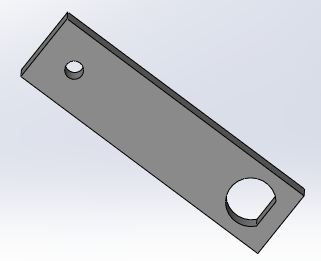
#> input picture pic/1.JPG, 321 x 261 px, found by its file name
$ python '4.13霍夫变换.py'
#> lines starting #> are read from the running program, lines starting #| are printed output that depends on the picture; after the words box and inside, x2 and y2 are one past the last pixel; in counts of white or black regions, pixels touching at a corner belong together
import cv2 as cv
import numpy as np
import math
from matplotlib import pyplot as plt

# 包含如下内容：
# 霍夫线变换-包括标准变换和累积概率变换,这里python分了两个函数(cv.HoughLines和HoughLinesP)，c++只有一个cvHonghLines2
# 霍夫圆变换-cv.HoughCircles()使用边缘的梯度信息的**Hough梯度方法**

# 【霍夫线变换-标准】--在对图像进行边缘提取（梯度如sobel/laplacian/canny等）后，然后对所有的边缘像素点进行(ρ, θ)的矩阵累加计算,参考https://blog.csdn.net/qq_39861376/article/details/82119472
# 1、一条直线y=kx+b 可以表示成ρ=xcosθ+ysinθ，这里ρ为原点到直线的垂直距离，θ为该垂线与x轴的角度，范围0-180，逆时针
# 2、对边缘图像中的每个边缘像素点，计算[[ρ,θ]]的二维累加矩阵，如果精度为1°，那么计算θ在0-180之间的所有ρ值，并在矩阵中计数累加（即投票）
# 3、每个像素点都计算一遍二维矩阵，得到最终的累加结果，然后通过一个投票数阈值来确定多个[ρ,θ]直线
# HoughLines(image, rho, theta, threshold[, lines[, srn[, stn]]]) -> lines
# 第一个参数，输入图像应该是二进制图像
# 第二个参数，ρ精度，如1
# 第三个参数，θ精度，单位°，如1°
# 第四个参数，投票的阈值，这个决定了构成一条线的最少像素个数
# 返回找到的线[[ρ,θ]]矩阵
img_src = cv.imread('./pic/1.jpg', 0)
#> img_src: shape (261, 321); min 0, max 255, mean 203.7
img = cv.GaussianBlur(img_src, (5,5), 0)
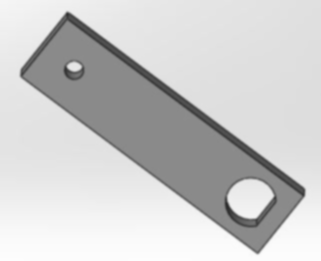
#> img: shape (261, 321); min 44, max 253, mean 203.7
img = cv.Canny(img, 200, 255)
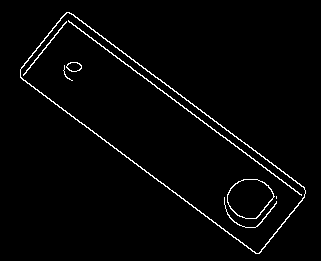
#> img: shape (261, 321); 2.3% white in thin lines or dots, all inside (x1, y1, x2, y2) = (20, 12, 306, 254)
lines = cv.HoughLines(img, 1, np.pi/180, 200)
#> lines = [[-25, 2.22], [49, 2.22], [-33, 2.22]]
for line in lines:
    rho,theta = line[0]
    a = np.cos(theta)
    b = np.sin(theta)
    x0 = a*rho
    y0 = b*rho
    x1 = int(x0 + 1000*(b)) #这里1000指从(x0,y0)点在线上延伸1000的距离，然后求x1,y1坐标
    y1 = int(y0 - 1000*(a))
    x2 = int(x0 - 1000*(b))
    y2 = int(y0 + 1000*(a))
    cv.line(img_src,(x1,y1),(x2,y2),(0,0,255),2)
#> this loop made 3 passes
#> (line, rho, x0, y0, x1, y1, x2, y2) on passes 1 to 3: ([[-25, 2.22]], -25, 15.05, -19.97, 813, 581, -783, -621), ([[49, 2.22]], 49, -29.49, 39.13, 769, 640, -828, -562), ([[-33, 2.22]], -33, 19.86, -26.35, 818, 575, -778, -628)
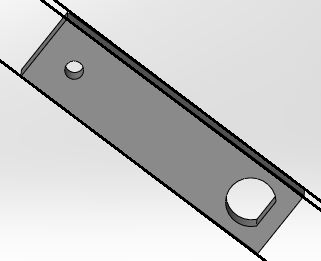
#> img_src: shape (261, 321); min 0, max 255, mean 198.7
cv.imshow('img_src1', img_src)
# 【霍夫线变换-概率】概率霍夫变换是我们看到的霍夫变换的优化。它没有考虑所有要点。取而代之的是，它仅采用随机的点子集，足以进行线检测。只是我们必须降低阈值
# 在HoughLines基础上，添加了两个参数：
# minLineLength：线段以像素为单位的最小长度，根据应用场景设置
# maxLineGap：同一方向上两条线段判定为一条线段的最大允许间隔（断裂），超过了设定值，则把两条线段当成一条线段，值越大，允许线段上的断裂越大，越有可能检出潜在的直线段
# 返回值：lines：c++里是一个vector<Vec4i>,Vec4i是一个包含4个int数据类型的结构体，[x1,y1,x2,y2],可以表示一个线段
lines = cv.HoughLinesP(img, 1, np.pi/180, 100, 50, 50)
#> lines = [[159, 88, 301, 195], [157, 77, 304, 188], [20, 77, 161, 183], [84, 23, 143, 68], [179, 195, 256, 253]]
for line in lines:
    x1,y1,x2,y2 = line[0]
    cv.line(img_src,(x1,y1),(x2,y2),(0,255,0),2)
#> this loop made 5 passes
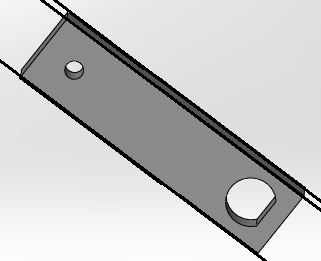
#> img_src: shape (261, 321); 0.6% of pixels changed, all inside (x1, y1, x2, y2) = (19, 24, 306, 253)
cv.imshow('img_src2', img_src)


# 【霍夫圆变换】利用降维的思想，先找圆心，再算半径。原理参考：https://blog.csdn.net/qq_37059483/article/details/77916655
# 【大概描述】：1、首先用canny找到边缘像素的二值图像
# 2、利用sobel计算梯度，沿着像素的梯度方向画线（实际没画）
# 3、线的交点位置进行累加计数，然后用阈值卡计数，得到所有圆心
# 4、根据所有边缘点到圆心的距离，用阈值卡出半径，得到圆
# C++: void HoughCircles(InputArray image,OutputArray circles, int method, double dp, double minDist, double param1=100,double param2=100, int minRadius=0, int maxRadius=0 )
# 第一个参数，InputArray类型的image，输入图像，即源图像，需为8位的灰度单通道图像。
# 第二个参数，OutputArray类型的circles，经过调用HoughCircles函数后此参数存储了检测到的圆的输出矢量，每个矢量由包含了3个元素的浮点矢量(x, y, radius)表示。
# 第三个参数，int类型的method，即使用的检测方法，目前OpenCV中就霍夫梯度法一种可以使用，它的标识符为CV_HOUGH_GRADIENT，在此参数处填这个标识符即可。
# 第四个参数，double类型的dp，用来检测圆心的累加器图像的分辨率于输入图像之比的倒数，且此参数允许创建一个比输入图像分辨率低的累加器。上述文字不好理解的话，来看例子吧。例如，如果dp= 1时，累加器和输入图像具有相同的分辨率。如果dp=2，累加器便有输入图像一半那么大的宽度和高度。
# 第五个参数，double类型的minDist，为霍夫变换检测到的圆的圆心之间的最小距离，即让我们的算法能明显区分的两个不同圆之间的最小距离。这个参数如果太小的话，多个相邻的圆可能被错误地检测成了一个重合的圆。反之，这个参数设置太大的话，某些圆就不能被检测出来了。
# 第六个参数，double类型的param1，有默认值100。它是第三个参数method设置的检测方法的对应的参数。对当前唯一的方法霍夫梯度法CV_HOUGH_GRADIENT，它表示传递给canny边缘检测算子的高阈值，而低阈值为高阈值的一半。
# 第七个参数，double类型的param2，也有默认值100。它是第三个参数method设置的检测方法的对应的参数。对当前唯一的方法霍夫梯度法CV_HOUGH_GRADIENT，它表示在检测阶段圆心的累加器阈值。它越小的话，就可以检测到更多根本不存在的圆，而它越大的话，能通过检测的圆就更加接近完美的圆形了。
# 第八个参数，int类型的minRadius,有默认值0，表示圆半径的最小值。
# 第九个参数，int类型的maxRadius,也有默认值0，表示圆半径的最大值。
img_src = cv.imread('./pic/1.jpg', 0)
img = cv.GaussianBlur(img_src, (5,5), 0)
circles = cv.HoughCircles(img, cv.HOUGH_GRADIENT, 1, 20, param1=50,param2=30)#结果是[[[250 202  24][ 74  70  11]]]，1行n列三个像素点
#> circles = [[249.5, 202.5, 24.5], [73.5, 69.5, 11]]
circles = np.uint16(np.around(circles)) #around四舍五入，最后转为整形
#> circles = [[250, 202, 24], [74, 70, 11]]
print(circles)
#| [[[250 202  24]
#|   [ 74  70  11]]]
for i in circles[0,:]: #circles[0,:]取后面[[250 202  24][ 74  70  11]]……
    # 绘制外圆
    cv.circle(img,(i[0],i[1]),i[2],(0, 255, 0),2)
    # 绘制圆心
    cv.circle(img,(i[0],i[1]),2,(0, 255, 0),3)
#> this loop made 2 passes
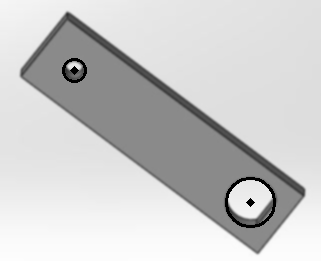
#> img: shape (261, 321); 0.9% of pixels changed, all inside (x1, y1, x2, y2) = (62, 58, 276, 228)
cv.imshow('HoughCircles',img)


# plt.subplot(144),plt.imshow(img_back, cmap = 'gray'),plt.title('img_back_low'),plt.xticks([]), plt.yticks([])
# plt.show()


cv.waitKey(0)
cv.destroyAllWindows()
